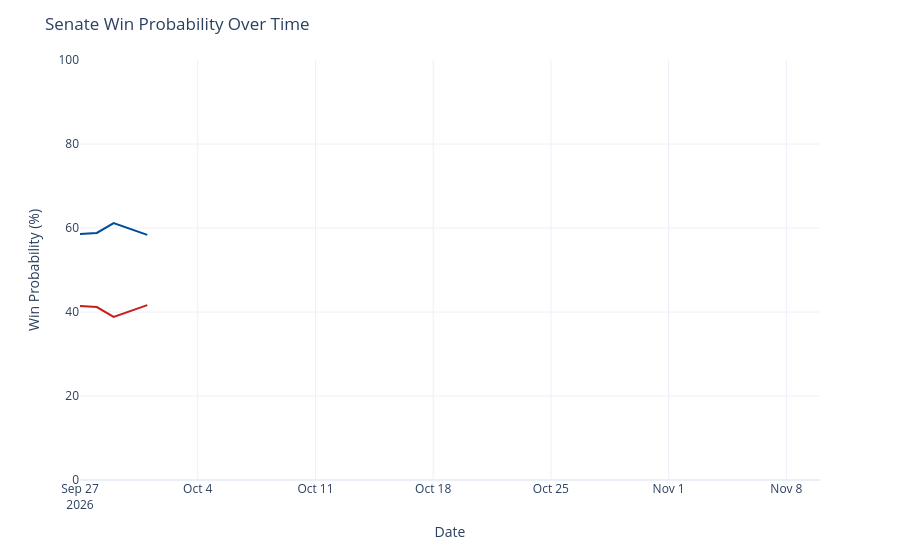

Notebook cell for this chart:
### Code cell
chance_over_time = output_ts[(output_ts['geo'] == 'US Senate') &
                             (output_ts['type'] == 'chance')]
chance_over_time['rep_chance'] = chance_over_time['y'].map(lambda x: 100 - x)
chance_over_time = chance_over_time.rename({'y': 'Democrats', 'rep_chance': 'Republicans'}, axis=1)
chance_time_ser = px.line(chance_over_time, x='date', y=['Democrats', 'Republicans'], template='plotly_white',
                         color_discrete_map={'Democrats': '#004b97', 'Republicans': '#c71e1d'},)
chance_time_ser.update_traces(hovertemplate="%{y:.1f}%")
chance_time_ser.update_layout(
    xaxis=dict(range=[pd.to_datetime('2026-09-27'), pd.to_datetime('2026-11-10')]),
    yaxis=dict(range=[0, 100]),
    xaxis_title='Date',
    yaxis_title='Win Probability (%)',
    title=dict(text="Senate Win Probability Over Time"),
    hovermode="x",
    showlegend=False
)
chance_time_ser

### Figure 1 — Plotly figure (JSON) as saved in the notebook; plotly's stock layout.template omitted (floating-point values rounded to 4 significant figures)
{"data": [{"hovertemplate": "%{y:.1f}%", "legendgroup": "Democrats", "line": {"color": "#004b97", "dash": "solid"}, "marker": {"symbol": "circle"}, "mode": "lines", "name": "Democrats", "orientation": "v", "showlegend": true, "type": "scatter", "x": ["2026-09-27", "2026-09-28", "2026-09-29", "2026-09-30", "2026-10-01"], "xaxis": "x", "y": [58.6, 58.83, 61.17, 59.8, 58.36], "yaxis": "y"}, {"hovertemplate": "%{y:.1f}%", "legendgroup": "Republicans", "line": {"color": "#c71e1d", "dash": "solid"}, "marker": {"symbol": "circle"}, "mode": "lines", "name": "Republicans", "orientation": "v", "showlegend": true, "type": "scatter", "x": ["2026-09-27", "2026-09-28", "2026-09-29", "2026-09-30", "2026-10-01"], "xaxis": "x", "y": [41.4, 41.17, 38.83, 40.2, 41.64], "yaxis": "y"}], "layout": {"hovermode": "x", "legend": {"title": {"text": "variable"}, "tracegroupgap": 0}, "margin": {"t": 60}, "showlegend": false, "title": {"text": "Senate Win Probability Over Time"}, "xaxis": {"anchor": "y", "domain": [0, 1], "range": ["2026-09-27T00:00:00", "2026-11-10T00:00:00"], "title": {"text": "Date"}}, "yaxis": {"anchor": "x", "domain": [0, 1], "range": [0, 100], "title": {"text": "Win Probability (%)"}}}}
